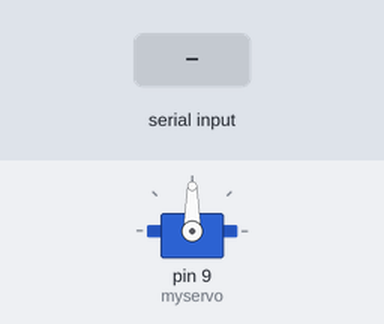
A sketch run on a simulated Arduino Uno, built with avr-gcc and run on an emulated ATmega328P. Shown: servo. The test bench sets the inputs (shaded band).

Above: at 1.2 s.
1.3 s: "a" received over Serial
At 1.5 s:
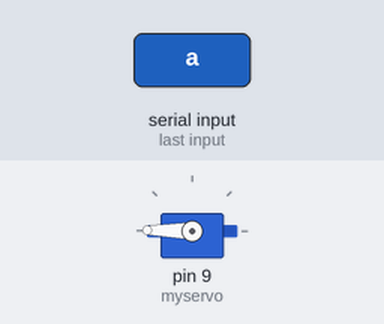
3.2 s: "d" received over Serial
At 3.4 s:
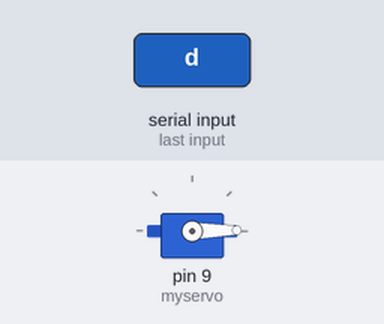
Timing chart, 0 to 6.2 s (numbered marks = the images above; inputs shaded):
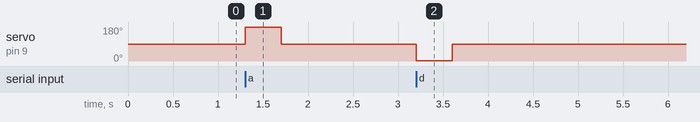

The sketch:

Servo_test3.ino
```cpp
#include <Servo.h>
Servo myservo;  // create servo object to control a servo
int counter = 0;
unsigned int timer = 0;

void setup() {
  myservo.attach(9);  // attaches the servo on pin 9 to the servo object
  Serial.begin(115200);
}

void loop() {
  if (Serial.available() > 0) {
    int pos = Serial.read();
    timer = 0;
    if (pos == 97)
      counter = 179;
    else if (pos == 100)
      counter = 1;

    myservo.write(counter);
    // if (pos >= 48 && pos <= 57) { // ASCII codes for the numbers 0 to 9
    //   pos = pos - 48;
    //   myservo.write(pos * 18); // map the position from 0-9 to 0-180
    // }
  }
  else {
    if (timer == 30000)
      myservo.write(90);
    else
      timer++;
  }
}
```

Measured:
- after the input at 1.3 s, servo on pin 9 (myservo): 90° → 179° at once, → 90° 0.40 s later
- after the input at 3.2 s, servo on pin 9 (myservo): 90° → 1° at once, → 90° 0.40 s later
